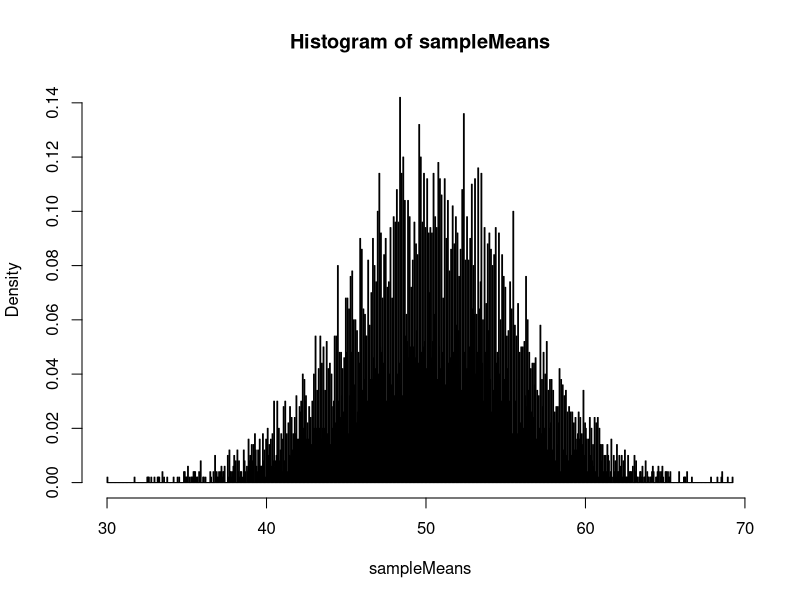
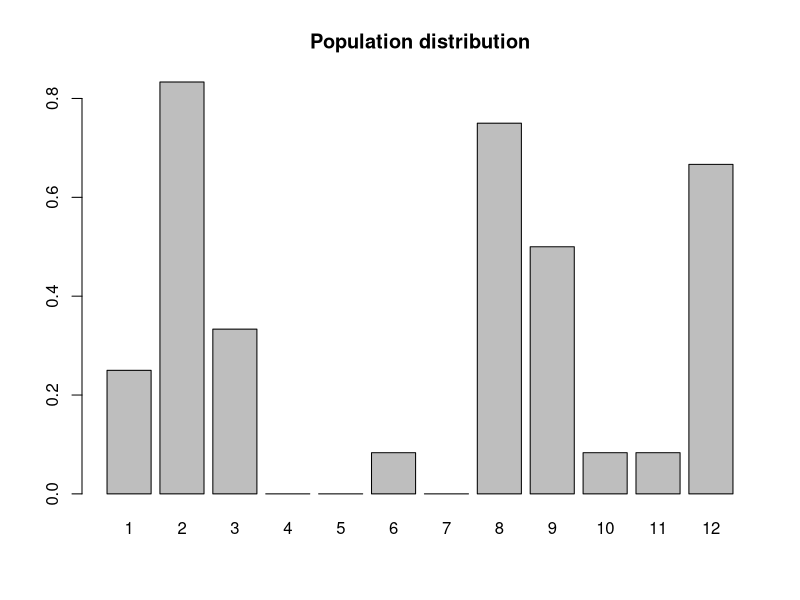
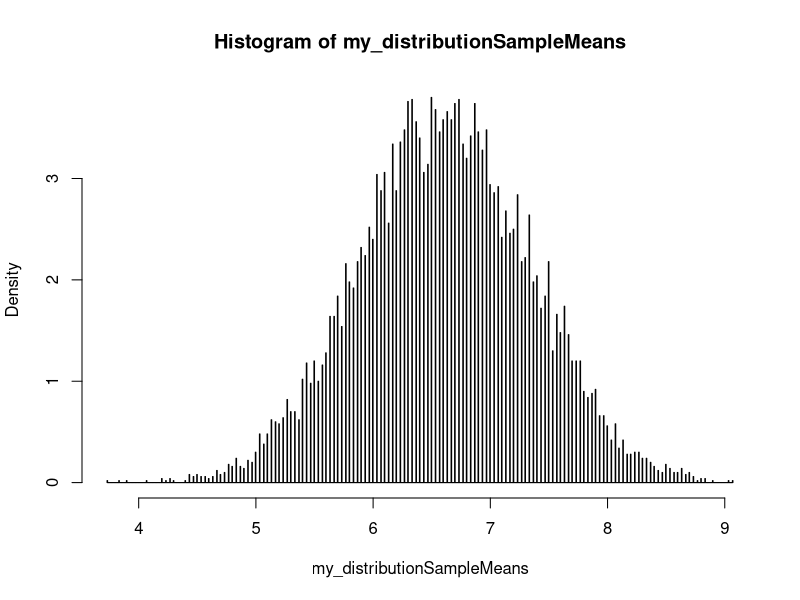
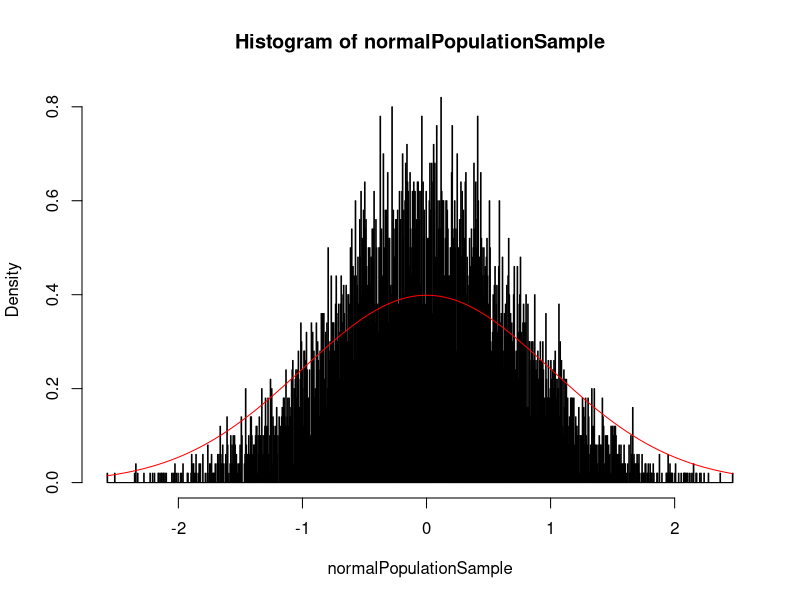

Here is the R script that generated these plots, in order:
#### Exercise for sampling distribution

#a) Consider the example for the estimation of the sample distribution in the slides again.
#   Implement the example. Also estimate the sample distribution with simulation.
#   If you can for different population and sample sizes.

##Define parameters of the example
POPULATION_SIZE =3
SAMPLE_SIZE =2
N = 1000

##create population
createPopulation = function(POPULATION_SIZE){
  population = c(1:POPULATION_SIZE)
}

population = createPopulation(POPULATION_SIZE)

library(gtools)

####estimate population mean and var
estimatePopulationParamters = function(population,SAMPLE_SIZE){
  permutations= permutations(length(population), SAMPLE_SIZE, set = F,population, repeats.allowed=T)
  samples_means = rowMeans(permutations)
  population_mean = mean( samples_means)
  population_var =  sum( (population-population_mean)^2 )/length(population)
  list('population_mean'=population_mean,'population_var'=population_var)
}

populationParamters = estimatePopulationParamters(population,SAMPLE_SIZE)
sprintf("Population mean:%f",populationParamters$population_mean)
sprintf("Population var:%f",populationParamters$population_var)

##############


##draws N samples from the population and calculates the mean of each sample
drawSamples=function(population,SAMPLE_SIZE,N){
  result = c()
  for(i in 1:N){
    result = c(result,mean(sample(population,size = SAMPLE_SIZE, replace = T)))
  }
  result
}

sampleMeans  = drawSamples(population,SAMPLE_SIZE,N)
sampleDistribution_mean = mean(sampleMeans)
sampleDistribution_var = var(sampleMeans)

sprintf("Sample distribution mean:%f",sampleDistribution_mean)
sprintf("Sample distribution var:%f",sampleDistribution_var)

sprintf("Population mean:%f",populationParamters$population_mean)
sprintf("Population var:%f",populationParamters$population_var)


#b)
# The central limit theorem tells us, that with an increase in sample size,
# the sample distribution will become increasingly normal centered around the population mean
# with a variance of the populations variance/sample size

# Simulate the sample distribution for an increasing sample size and notice how it becomes
# increasingly normal.

POPULATION_SIZE =100
SAMPLE_SIZE =30
N = 10000

population = createPopulation(POPULATION_SIZE)

sampleMeans  = drawSamples(population,SAMPLE_SIZE,N)

hist(sampleMeans,freq = F,breaks = 1000)


#c) So far, we only used populations that were uniform distributed, but the central limit
#   theorem tells us that the population distribution can be any distribution.
#   Make up an distribution as you please, and estimate their sample distribution
#   with simulation and see if this is indeed normal.

my_distribution = c(3,10,4,0,0,1,0,9,6,1,1,8)
my_distribution = my_distribution/ length(my_distribution) ##has to sum to one
##show
barplot(my_distribution,names.arg = 1:length(my_distribution),main = "Population distribution")

my_distributionSampleMeans= c()

for(i in 1:10000){
  mySample= sample( x = 1:length(my_distribution),size = 30,replace = T,prob =my_distribution )
  my_distributionSampleMeans = c(my_distributionSampleMeans, mean(mySample ) )
}

hist(my_distributionSampleMeans,freq = F,breaks = 1000)


#d) 
# If the population is normal to begin with then the sample mean also has a normal
# distribution, regardless of the sample size. Estimate the sample distribution from a
# standard normal distributed population with a sample size of 2 and plot the sample distribution.

normalPopulationSample = c()
for(i in 1:10000){
  normalPopulationSample = c(normalPopulationSample,mean(rnorm(2)))
}
## Well, its apparently normal, maybe
hist(normalPopulationSample,freq = F,breaks = 1000)

curve(dnorm,col='red',add = T)


